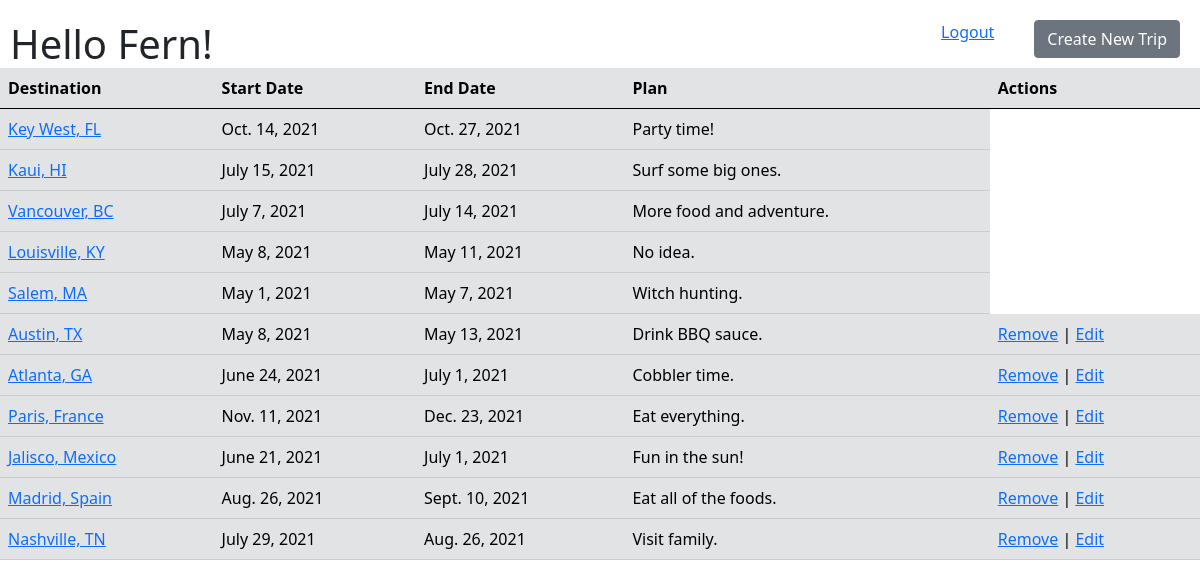
The app's page /user/hello (signed in) with its own data.
### buddy_app/models.py (models this page shows)
class User(models.Model):
    first_name = models.CharField(max_length=50)
    last_name = models.CharField(max_length=50)
    email = models.CharField(max_length=50)
    password = models.CharField(max_length=50)
    created_at = models.DateTimeField(auto_now_add=True)
    updated_at = models.DateTimeField(auto_now=True)
    objects  = UserManager()

class Trip(models.Model):
    destination = models.CharField(max_length=50)
    start_date = models.DateField()
    end_date = models.DateField()
    plan = models.CharField(max_length=255)
    user_trip = models.ForeignKey(User, related_name="user_trips", on_delete=models.CASCADE)
    created_at = models.DateTimeField(auto_now_add=True)
    updated_at = models.DateTimeField(auto_now=True)
    objects = TripManager()

### buddy_app/views.py (the view)
# urls.py: path('user/hello', views.dashboard),
def dashboard(request):
    context = {
        'logged_user': User.objects.get(id=request.session['logged_user']),
        'all_trips': Trip.objects.all().order_by('-created_at')
        }
    return render(request, 'hello.html', context)

### buddy_app/templates/hello.html (shortened to what this page needs)
<!DOCTYPE html>
<html lang="en">
<head>
    {% load static %}
<link rel="stylesheet" href="{% static 'css/buddy.css' %}"/>
<link href="https://cdn.jsdelivr.net/npm/bootstrap@5.0.0-beta3/dist/css/bootstrap.min.css" rel="stylesheet">
</head>
<body>
    <div id="hello">
    <h1>Hello {{logged_user.first_name}}!</h1>
    <a href="/user/trip" class="btn btn-secondary" role="button">Create New Trip</a>
    <a href="/user/logout">Logout</a>
    </div>
    <div id="table">
    <table class="table table-secondary">
        <thead>
        <tr>
            <th>Destination</th>
            <th>Start Date</th>
            <th>End Date</th>
            <th>Plan</th>
            <th>Actions</th>
        </tr>
        </thead>
        <tbody>
            {% for trip in all_trips %}
            <tr>
            <td><a href="/trip/{{trip.id}}/view">{{trip.destination}}</a></td>
            <td>{{trip.start_date}}</td>
            <td>{{trip.end_date}}</td>
            <td>{{trip.plan}}</td>
            {% if trip.user_trip.id == request.session.logged_user %}
            <td><a href="/remove/{{trip.id}}">Remove</a><span> | </span><a href="/trip/{{trip.id}}/edit">Edit</a></td>
            {% endif %}
        </tr>
        {% endfor %}
        </tbody>
    </table>
    </div>
</body>
</html>

### buddy_app/static/css/buddy.css (style rules this page uses)
* { margin:0; padding:0; }
h1 { display: block; margin-bottom: 20px; }
#hello h1 { margin:20px 0 0 10px; display: inline-block; }
#hello a { float: right; margin: 20px 20px 0 20px; }
a.btn.btn-secondary { margin:10px 20px 0 20px; }

### records on screen
User: first_name "Fern"
Trip: destination "Key West, FL", start_date "Oct. 14, 2021", end_date "Oct. 27, 2021", plan "Party time!"
Trip: destination "Kaui, HI", start_date "July 15, 2021", end_date "July 28, 2021", plan "Surf some big ones."
Trip: destination "Vancouver, BC", start_date "July 7, 2021", end_date "July 14, 2021", plan "More food and adventure."
Trip: destination "Louisville, KY", start_date "May 8, 2021", end_date "May 11, 2021", plan "No idea."
Trip: destination "Salem, MA", start_date "May 1, 2021", end_date "May 7, 2021", plan "Witch hunting."
Trip: destination "Austin, TX", start_date "May 8, 2021", end_date "May 13, 2021", plan "Drink BBQ sauce."
Trip: destination "Atlanta, GA", start_date "June 24, 2021", end_date "July 1, 2021", plan "Cobbler time."
Trip: destination "Paris, France", start_date "Nov. 11, 2021", end_date "Dec. 23, 2021", plan "Eat everything."
Trip: destination "Jalisco, Mexico", start_date "June 21, 2021", end_date "July 1, 2021", plan "Fun in the sun!"
Trip: destination "Madrid, Spain", start_date "Aug. 26, 2021", end_date "Sept. 10, 2021", plan "Eat all of the foods."
Trip: destination "Nashville, TN", start_date "July 29, 2021", end_date "Aug. 26, 2021", plan "Visit family."
